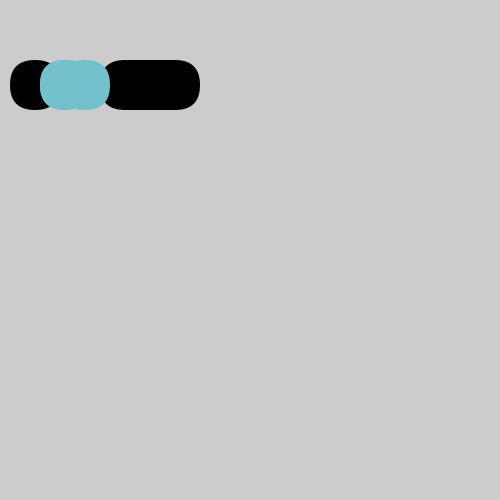
Frame 1 (no input)
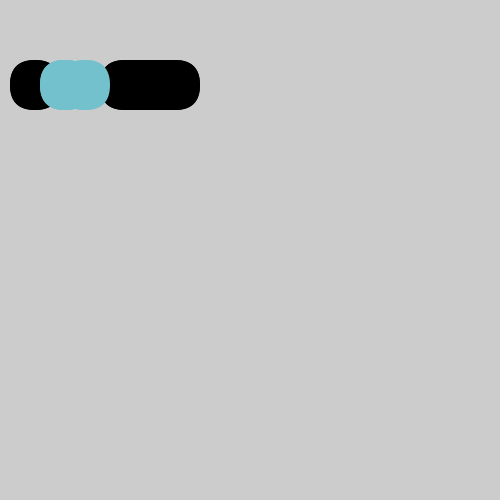
Frame 2 (the mouse pressed at the canvas centre, redrawn once)

The Processing sketch that drew these frames (run headless with seeded random() and noise(); the mouse was pressed at the canvas centre and the sketch redrawn once):

// Processing sketch: week4exercise21_01b
// ── week4exercise21_01b.pde
void setup(){
  size(500,500);
  noStroke();
  smooth();
  noLoop();
}
void draw(){
  
  fill(0);
  rect(10,60,50,50,90);
  fill(116,193,206);
rect(40,60,50,50,90);
fill(116,193,206);
rect(40,60,50,50,90);

fill(0);
  rect(100,60,100,50,90);
  fill(116,193,206);
rect(60,60,50,50,90);
fill(150,200,206);
}
  
